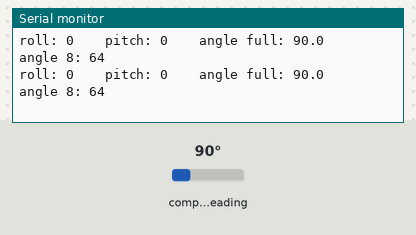
This sketch was run on a simulated Arduino Uno, built with avr-gcc and run on an emulated ATmega328P. On the bench: the last lines printed to the serial monitor. Wiring (inferred from the names in the program): CMPS compass at I2C address 0x60. The test bench sets the inputs (shaded band); at power-on: compass heading 90°.

Above: at 1.2 s.
1.3 s: compass heading set to 7°
At 2.7 s:
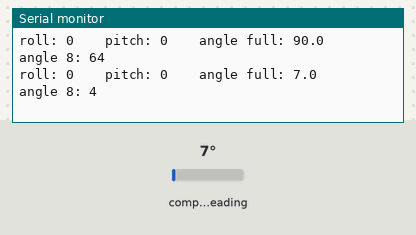
2.8 s: compass heading set to 180°
At 3.9 s:
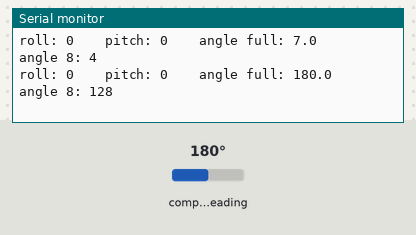
Timing chart, 0 to 5.8 s (numbered marks = the images above; inputs shaded):
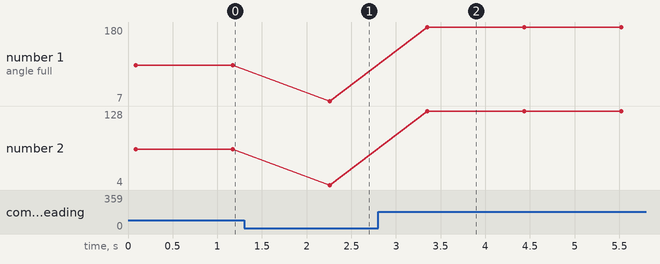

Measured:
- after the input at 1.3 s, the serial monitor: prints a new line after 0.96 s (image 1)
- after the input at 2.8 s, the serial monitor: prints a new line after 0.55 s (image 2)
- plotted number 1: 90 → 7 after the input at 1.3 s, 7 → 180 after the input at 2.8 s
- plotted number 2: 64 → 4 after the input at 1.3 s, 4 → 128 after the input at 2.8 s

The sketch:

arduino_cmps12_i2c.ino
```cpp
/*****************************************
*     CMPS12 I2C example for Arduino     *
*        By James Henderson, 2014        *
*****************************************/

#include <Wire.h>

#define CMPS12_ADDRESS 0x60  // Address of CMPS12 shifted right one bit for arduino wire library
#define ANGLE_8  0x1           // Register to read 8bit angle from

unsigned char high_byte, low_byte, angle8;
char pitch, roll;
unsigned int angle16;
int i;

void setup()
{
  Serial.begin(9600);  // Start serial port
  Wire.begin();
  Wire.setClock(100000);
}

void loop()
{
byte state;
int nbbytes;

int retries=0;
unsigned long now;

  // Request 1 byte from the CMPS12
  // this will give us the 8 bit bearing
   while (retries<4) { //checks requested bytes were received 3 retries max
      now=millis();
      Wire.beginTransmission(CMPS12_ADDRESS);  //starts communication with CMPS12
      nbbytes=Wire.write(ANGLE_8);//Sends the register we wish to start reading from
      //  Serial.print("nb of bytes written");
      //  Serial.println(nbbytes);
      state=Wire.endTransmission(false);
      //Serial.print("Status of transmission: ");
      //Serial.println(state);
      nbbytes=Wire.requestFrom(CMPS12_ADDRESS, 5);
      //Serial.print("Nb of bytes received: ");
      //Serial.println(nbbytes);
      while (Wire.available()<5 && millis()-now < 100); // need slave to send no less than requested
      //Serial.print("Nb of bytes available");
      //Serial.println(Wire.available());

      if (Wire.available()==5) {

        angle8 = Wire.read();               // Read back the 5 bytes
      //  Serial.print("angle8: ");
      //  Serial.println(angle8);

        high_byte = Wire.read();
      //  Serial.print("high: ");
      //  Serial.println(high_byte);

        low_byte = Wire.read();
      //  Serial.print("low: ");
      //  Serial.println(low_byte);

        pitch = Wire.read();
      //  Serial.print("pitch: ");
      //  Serial.println(pitch);

        roll = Wire.read();
      //  Serial.print("roll: ");
      //  Serial.println(roll);

        angle16 = high_byte;                 // Calculate 16 bit angle
        angle16 <<= 8;
        angle16 += low_byte;
      //  Serial.print("angle16: ");
      //  Serial.println(angle16);

        i=i+1;
      //  Serial.print("i: ");
      //  Serial.println(i);

        if (i>100)
        {
          i=0;
          Serial.print("roll: ");               // Display roll data
          Serial.print(roll, DEC);

          Serial.print("    pitch: ");          // Display pitch data
          Serial.print(pitch, DEC);

          Serial.print("    angle full: ");     // Display 16 bit angle with decimal place
          Serial.print(angle16 / 10, DEC);
          Serial.print(".");
          Serial.print(angle16 % 10, DEC);

          Serial.print("    angle 8: ");        // Display 8bit angle
          Serial.println(angle8, DEC);

          delay(1000);                           // Short delay before next loop
        }
      }
   }
}
```
